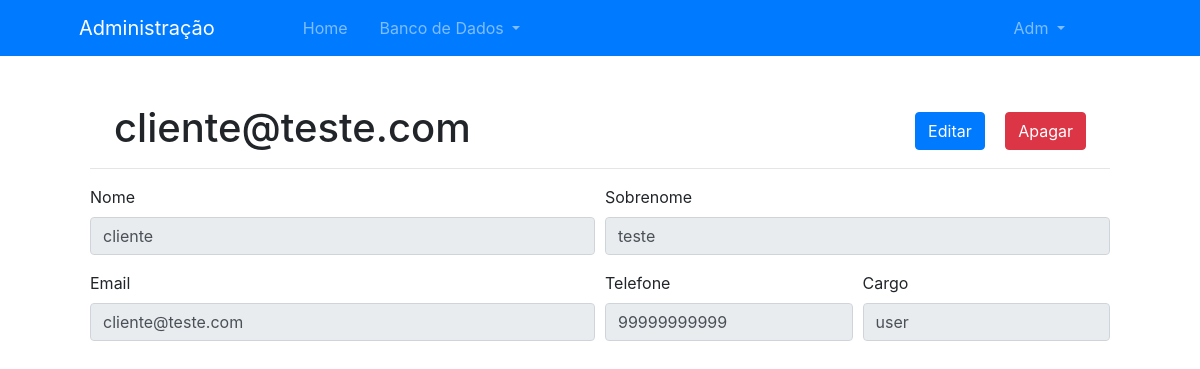
/admin/usuarios/2 (signed in), run on the app's committed database.
### models.py (models this page shows, shortened)
class User(UserMixin, db.Model):
    id = db.Column(db.Integer, primary_key=True)
    role = db.Column(db.Enum("user", "admin"), nullable=False, default='user')  # Role of the user, limits the access to certain pages
    name = db.Column(db.String(100), nullable=False)
    surname = db.Column(db.String(100), nullable=False)
    email = db.Column(db.String(100), unique=True, nullable=False)
    phone = db.Column(db.String(15), unique=True, nullable=False)
    password = db.Column(db.String(100), nullable=False)
    orders = db.relationship('Order', backref='order')

### views.py (the view)
@views.route('/admin/usuarios/<int:id>')
@login_required
def admin_user_detail(id):
    if current_user.role == 'admin':
        user = User.query.filter_by(id=id).first()
        return render_template('admin/user_details.html', user=user)
    else:
        return redirect(url_for('views.homepage'))

### __init__.py (called while the page is built)
def create_app(config_file='config.py'):
    app = Flask(__name__)
    app.config.from_pyfile(config_file)
    db.init_app(app)
    login_manager.login_view = 'auth.login'
    login_manager.init_app(app)
    from .models import User
    @login_manager.user_loader
    def load_user(user_id):
        return User.query.get(int(user_id))
    from .models import models
    app.register_blueprint(models)
    from .views import views
    app.register_blueprint(views)
    from .auth import auth
    app.register_blueprint(auth)
    return app

### templates/admin/user_details.html (shortened to what this page needs)
{% extends 'admin/base.html' %}
{% block page %}
<div class="box mx-auto">
        <div class="mx-auto d-none d-sm-block">
            <div class="title mt-5 mb-2">
                <h1 class="d-inline ml-4">{{ user.email }}</h1>
                <div class="float-right d-inline mx-3">
                    <a role="button" class="btn btn-primary m-2" href="{{ url_for('views.admin_usuario_edit', id=user.id) }}">Editar</a>
                    <button type="button" class="btn btn-danger m-2" data-toggle="modal" data-target="#modalDelete{{ user.id }}">Apagar</button>
                </div>
                <hr class="mx-auto">
            </div>
        </div>
        <div class="mx-auto">
            <form>
                <fieldset disabled>
                    <div class="form-row">
                        <div class="form-group col-md-6 col-xs-12">
                            <label for="name">Nome</label>
                            <input type="text"  value = "{{ user.name }}" id="disabledTextInput" class="form-control" id="name">
                        </div>
                        <div class="form-group col-md-6 col-xs-12">
                            <label for="name">Sobrenome</label>
                            <input type="text" value="{{ user.surname }}" id="disabledTextInput" class="form-control" id="name">
                        </div>
                    </div>
                    <div class="form-row">
                        <div class="form-group col-md-6 col-xs-12">
                            <label for="address">Email</label>
                            <input type="text" value = "{{ user.email }}" id="disabledTextInput" class="form-control" id="address">
                        </div>
                        <div class="form-group col-md-3 col-xs-12">
                            <label for="address">Telefone</label>
                            <input type="text" value = "{{ user.phone }}" id="disabledTextInput" class="form-control" id="address">
                        </div>
                        <div class="form-group col-md-3 col-xs-12">
                            <label for="address">Cargo</label>
                            <input type="text" value = "{{ user.role }}" id="disabledTextInput" class="form-control" id="address">
                        </div>
                    </div>
                </fieldset>
            </form>
        </div>
    </div>
{% endblock %}

### templates/admin/base.html (shortened to what this page needs)
<!DOCTYPE html>
<html lang="pt-br">
<head>
    <link rel="stylesheet" type="text/css" href="{{ url_for('static', filename='css/admin.css') }}">
    <link rel="stylesheet" href="https://maxcdn.bootstrapcdn.com/bootstrap/4.0.0/css/bootstrap.min.css"
>
</head>
<body>
    <nav class="navbar sticky-top navbar-expand-lg bg-primary navbar-dark d-none d-sm-block">
        <div class="collapse navbar-collapse container-fluid" id="navbarNav">
            <ul class="navbar-nav">
                <a class="navbar-brand ml-5" href="{{ url_for('views.admin') }}">
                    <span>Administração</span>
                </a>
                <li class="nav-item px-3 ml-5 my-auto">
                    <a class="nav-link nav-text" href="{{ url_for('views.admin') }}">Home</a>
                </li>
                <li class="nav-item dropdown mr-5">
                    <a class="nav-link dropdown-toggle" href="#" id="navbarDropdownMenuLink" role="button" data-toggle="dropdown" aria-haspopup="true" aria-expanded="false">
                      Banco de Dados
                    </a>
                </li>
            </ul>
            <ul class="navbar-nav mr-5">
                <li class="nav-item dropdown mr-5">
                    <a class="nav-link dropdown-toggle" href="#" id="navbarDropdownMenuLink" role="button" data-toggle="dropdown" aria-haspopup="true" aria-expanded="false">
                      {{ current_user.name|capitalize }}
                    </a>
                </li>
            </ul>
        </div>
    </nav>
    {% block page %}
    {% endblock %}
</body>
</html>

### static/css/admin.css (style rules this page uses)
.box { width: 85%; }
.title { margin-top: 2%; }

### data on the page
User: name "Adm"
User: email "cliente@teste.com", name "cliente", surname "teste", phone "99999999999", role "user"
